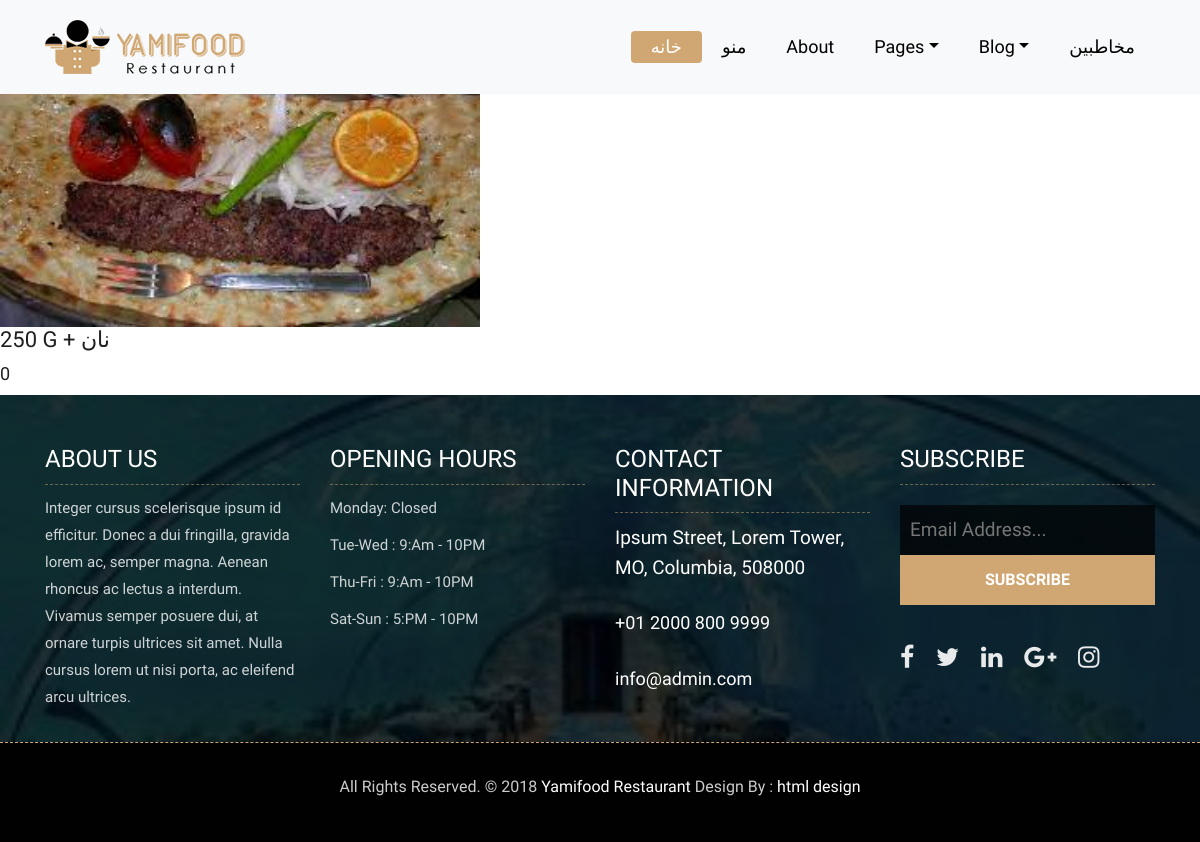
Page /foods/2/ on the committed database.
### foods/models.py (models this page shows, shortened)
class Food(models.Model):
    FOOD_TYPE = [
        ("lunch", "تهار"),
        ("dinner", "شام"),
        ("drinks", "نوشیدنی")
    ]
    name = models.CharField(max_length=50)
    description = models.CharField(_('توضیحات'), max_length=50)
    rate = models.IntegerField(_('امتیاز'), default=0)
    price = models.IntegerField()
    time = models.IntegerField(_('زمان'))
    pub_date = models.DateField(_('تاریخ انتشار'), auto_now=False, auto_now_add=True)
    photo = models.ImageField(upload_to='foods/')
    food_type = models.CharField("نوع", max_length=10, choices=FOOD_TYPE, default="drinks")

### foods/views.py (the view)
# urls.py: path('<int:pk>/', views.food_detail, name='detail')
def food_detail(request, pk):
    food = Food.objects.get(pk=pk)
    context = {
        "food": food
    }
    return render(request, "foods/detail.html", context)

### foods/templates/foods/detail.html
{% extends 'base.html' %}
{% block content %}
    <h1>{{ food.name }}</h1>
    <img width="40%" src="{{ food.photo.url }}">
    <h2> {{ food.description }} </h2>
    <h3>{{ food.rate }}</h3>
{% endblock content %}

### static/css/style.css (style rules this page uses)
body { color: #666666; font-size: 15px; font-family: 'Athiti', sans-serif; line-height: 1.80857; }
h1, h2, h3, h4, h5, h6 { letter-spacing: 0; font-weight: normal; position: relative; padding: 0 0 10px 0; font-weight: normal; line-height: 120% !important; color: #1f1f1f; margin: 0 }
h1 { font-size: 24px }
h2 { font-size: 22px }
h3 { font-size: 18px }

### rows in the picture
Food: photo (picture), description "250 G + نان", rate "0"
